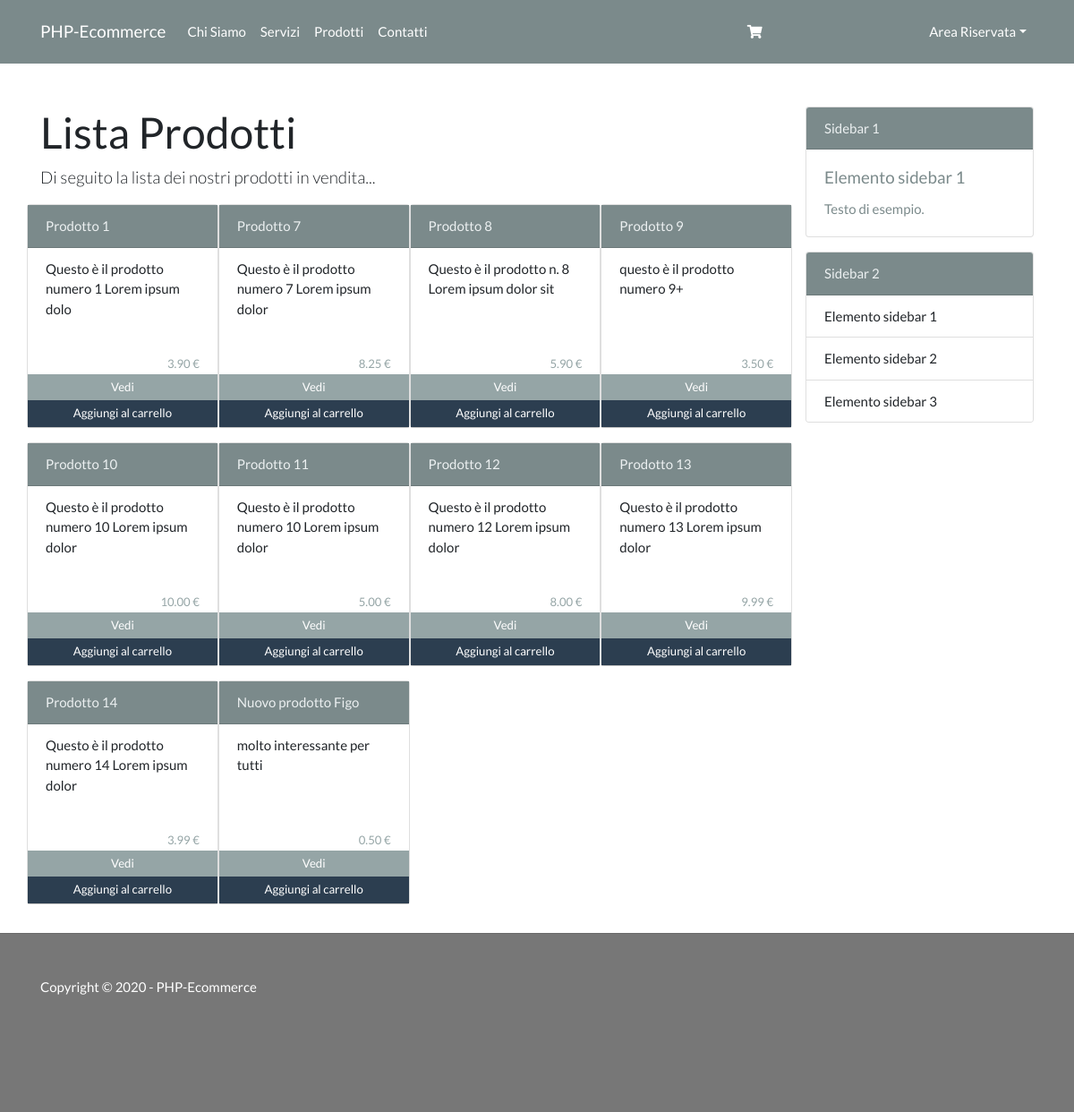
Screenshot of /php-ecommerce/shop/index.php with the database file from the repository.
### tables this page shows
CREATE TABLE `product` (
  `id` int(11) NOT NULL,
  `name` varchar(50) NOT NULL,
  `description` text NOT NULL,
  `category_id` int(11) NOT NULL,
  `price` decimal(10,2) NOT NULL DEFAULT '0.00'
);

### php-ecommerce/classes/DB.php (called while the page is built, shortened)
<?php
class DB {
  private $conn;
  public function __construct() {
    global $conn;
    $this->conn = $conn;
  }
 public function select_all($tableName, $columns = array()) {
    $query = 'SELECT ';
    $strCol = '';
    foreach($columns as $colName) {
      $strCol .= ' '. esc($colName) . ',';
    }
    $strCol = substr($strCol, 0, -1);
    $query .= $strCol . ' FROM ' . $tableName;
    $result = mysqli_query($this->conn, $query);
    $resultArray = mysqli_fetch_all($result, MYSQLI_ASSOC);
    return $resultArray;
  }
}
class DBManager {
  protected $db;
  protected $columns;
  protected $tableName;
  public function __construct(){
    $this->db = new DB();
  }
  public function getAll() {
    $results = $this->db->select_all($this->tableName, $this->columns);
    $objects = array();
    foreach($results as $result) {
      array_push($objects, (object)$result);
    }
    return $objects;
  }
}

### php-ecommerce/classes/Product.php (called while the page is built, shortened)
<?php
class ProductManager extends DBManager {
  public function __construct(){
    $this->columns = array( 'id', 'name', 'price', 'description', 'category_id' );
    $this->tableName = 'Product';
  }
}

### php-ecommerce/inc/functions.php (called while the page is built, shortened)
<?php
 function esc($str) {
    global $conn;
    return mysqli_real_escape_string($conn, htmlspecialchars($str));
  }
  function esc_html($str) {
    return htmlspecialchars($str);
  }

### php-ecommerce/shop/pages/products-list.php (the view, shortened to what this page needs)
<?php
  $pm = new ProductManager();
  $products = $pm->getAll();
?>
<h1>Lista Prodotti</h1>
<?php if (count($products) > 0) : ?>
<p class="lead">Di seguito la lista dei nostri prodotti in vendita...</p>
<div class="row">
    <?php foreach($products as $product) : ?>
    <div class="product-card card mb-3 col-md-3 col-6" >
      <div class="card-header bg-dark text-light rounded-0">
        <?php echo esc_html($product->name); ?>
      </div>
      <ul class="list-group list-group-flush">
        <li class="list-group-item">
          <?php echo substr(esc_html($product->description), 0, 50); ?>
          <small class="text-muted right"><?php echo esc_html($product->price); ?> €</small>
        </li>
      </ul>
      <div class="footer">
        <div class="product-actions">
          <button class="btn btn-secondary btn-sm btn-block rounded-0" onclick="location.href='<?php echo ROOT_URL . 'shop?page=view-product&id=' . esc_html($product->id); ?>'">Vedi</button>
          <form method="post">
            <input name="add_to_cart" type="submit" class="btn btn-primary btn-sm btn-block rounded-0" value="Aggiungi al carrello">
          </form>
        </div>
      </div>
    </div>
    <?php endforeach; ?>
</div>
<?php else : ?>
<?php endif; ?>

### php-ecommerce/assets/css/style.css (style rules this page uses)
.right { float: right; }
.product-actions { width: 100%; }
.product-card { padding: 0; position: relative; height: 250px; }
.product-card .footer { position: absolute; bottom: 0; width: 100%; }
.product-card .list-group-item { height: 200px; }
.product-card small { position: absolute; bottom: 60px; right: 20px; }

### rows the page displays
product: name "Prodotto 1", description "Questo è il prodotto numero 1 Lorem ipsum dolo", price "3.90"
product: name "Prodotto 7", description "Questo è il prodotto numero 7 Lorem ipsum dolor", price "8.25"
product: name "Prodotto 8", description "Questo è il prodotto n. 8 Lorem ipsum dolor sit", price "5.90"
product: name "Prodotto 9", description "questo è il prodotto numero 9+", price "3.50"
product: name "Prodotto 10", description "Questo è il prodotto numero 10 Lorem ipsum dolor", price "10.00"
product: name "Prodotto 11", description "Questo è il prodotto numero 10 Lorem ipsum dolor", price "5.00"
product: name "Prodotto 12", description "Questo è il prodotto numero 12 Lorem ipsum dolor", price "8.00"
product: name "Prodotto 13", description "Questo è il prodotto numero 13 Lorem ipsum dolor", price "9.99"
product: name "Prodotto 14", description "Questo è il prodotto numero 14 Lorem ipsum dolor", price "3.99"
product: name "Nuovo prodotto Figo", description "molto interessante per tutti", price "0.50"

### other values shown
SITE_NAME "PHP-Ecommerce"
